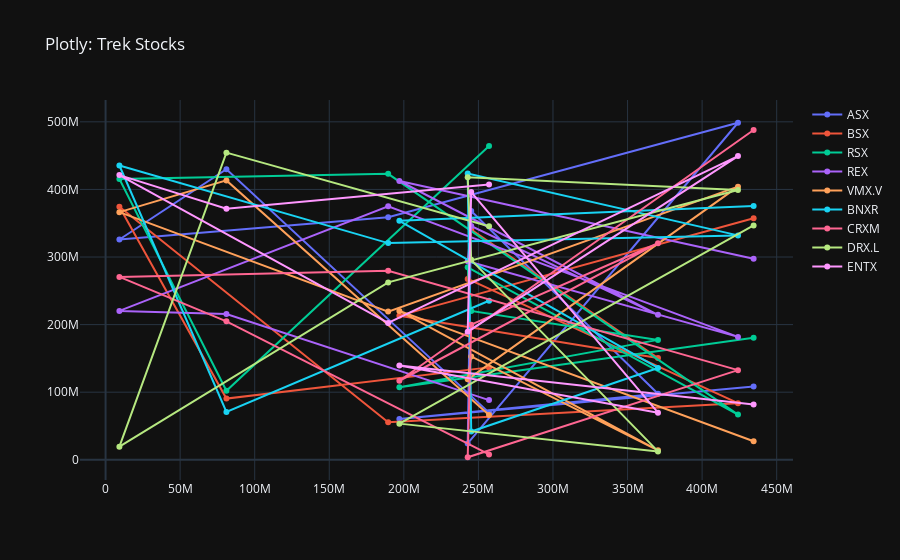

Notebook code cell kept with this figure:
### Code cell
# Plot interactive chart
plotly_plot(trek_stocks, 'Plotly: Trek Stocks')
